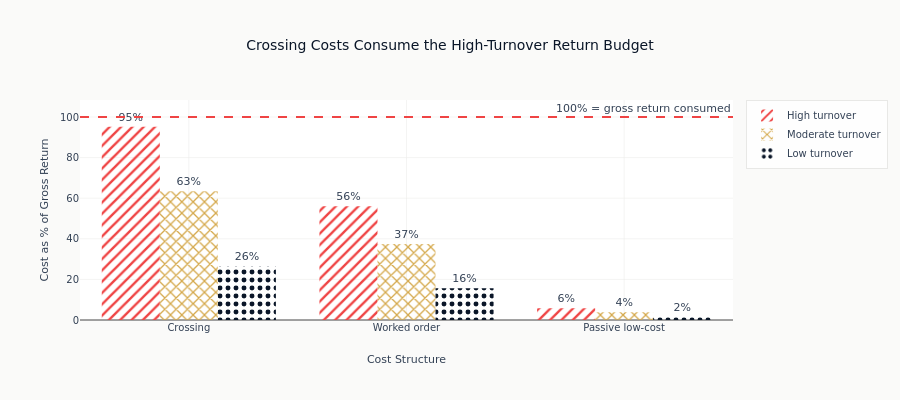

Notebook cell for this chart:
### Markdown cell above
### Compare Return-Budget Consumption

### Code cell
fig = go.Figure()

strategy_colors = {
    "High turnover": COLORS["negative"],
    "Moderate turnover": COLORS["amber"],
    "Low turnover": COLORS["blue"],
}
strategy_patterns = {"High turnover": "/", "Moderate turnover": "x", "Low turnover": "."}

for strategy in strategies:
    subset = cost_share_df.filter(pl.col("strategy") == strategy.name)

    fig.add_trace(
        go.Bar(
            x=subset["cost_type"].to_list(),
            y=subset["cost_pct_gross"].to_list(),
            name=strategy.name,
            marker_color=strategy_colors[strategy.name],
            marker_pattern_shape=strategy_patterns[strategy.name],
            text=[f"{value:.0f}%" for value in subset["cost_pct_gross"]],
            textposition="outside",
        )
    )

fig.add_hline(
    y=100,
    line_dash="dash",
    line_color=COLORS["negative"],
    annotation_text="100% = gross return consumed",
)

fig.update_layout(
    title="Crossing Costs Consume the High-Turnover Return Budget",
    yaxis_title="Cost as % of Gross Return",
    xaxis_title="Cost Structure",
    barmode="group",
    height=400,
)

fig.show()

### Figure 1 — Plotly figure (JSON) as saved in the notebook; plotly's stock layout.template omitted (floating-point values rounded to 4 significant figures)
{"data": [{"marker": {"color": "#ef4444", "pattern": {"shape": "/"}}, "name": "High turnover", "text": ["95%", "56%", "6%"], "textposition": "outside", "type": "bar", "x": ["Crossing", "Worked order", "Passive low-cost"], "y": [95.15, 56.09, 5.746]}, {"marker": {"color": "#D4A84B", "pattern": {"shape": "x"}}, "name": "Moderate turnover", "text": ["63%", "37%", "4%"], "textposition": "outside", "type": "bar", "x": ["Crossing", "Worked order", "Passive low-cost"], "y": [63.43, 37.4, 3.83]}, {"marker": {"color": "#0a1628", "pattern": {"shape": "."}}, "name": "Low turnover", "text": ["26%", "16%", "2%"], "textposition": "outside", "type": "bar", "x": ["Crossing", "Worked order", "Passive low-cost"], "y": [26.43, 15.58, 1.596]}], "layout": {"annotations": [{"showarrow": false, "text": "100% = gross return consumed", "x": 1, "xanchor": "right", "xref": "x domain", "y": 100, "yanchor": "bottom", "yref": "y"}], "barmode": "group", "height": 400, "shapes": [{"line": {"color": "#ef4444", "dash": "dash"}, "type": "line", "x0": 0, "x1": 1, "xref": "x domain", "y0": 100, "y1": 100, "yref": "y"}], "title": {"text": "Crossing Costs Consume the High-Turnover Return Budget"}, "xaxis": {"title": {"text": "Cost Structure"}}, "yaxis": {"title": {"text": "Cost as % of Gross Return"}}}}
